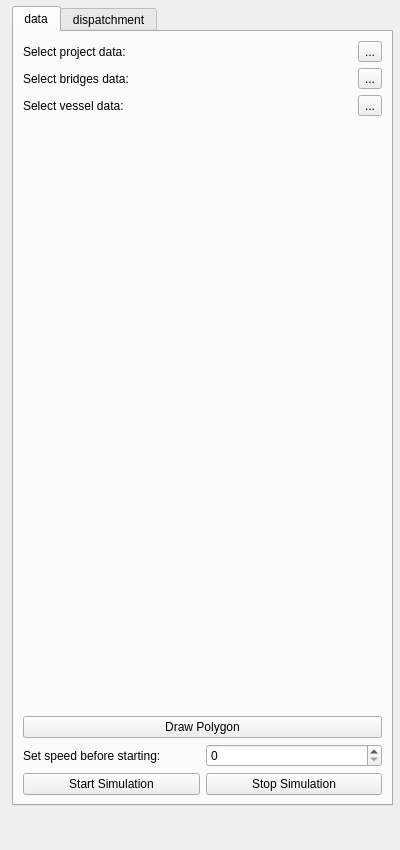
<?xml version="1.0" encoding="UTF-8"?>
<ui version="4.0">
 <class>SpatialDecisionDockWidgetBase</class>
 <widget class="QDockWidget" name="SpatialDecisionDockWidgetBase">
  <property name="geometry">
   <rect>
    <x>0</x>
    <y>0</y>
    <width>400</width>
    <height>850</height>
   </rect>
  </property>
  <property name="maximumSize">
   <size>
    <width>400</width>
    <height>850</height>
   </size>
  </property>
  <property name="windowTitle">
   <string>Dispatch Hero</string>
  </property>
  <widget class="QWidget" name="dockWidgetContents">
   <widget class="QTabWidget" name="sampleWidgets">
    <property name="geometry">
     <rect>
      <x>12</x>
      <y>6</y>
      <width>381</width>
      <height>800</height>
     </rect>
    </property>
    <property name="sizePolicy">
     <sizepolicy hsizetype="Expanding" vsizetype="Maximum">
      <horstretch>0</horstretch>
      <verstretch>0</verstretch>
     </sizepolicy>
    </property>
    <property name="maximumSize">
     <size>
      <width>16777215</width>
      <height>800</height>
     </size>
    </property>
    <property name="currentIndex">
     <number>0</number>
    </property>
    <widget class="QWidget" name="dataTab">
     <attribute name="title">
      <string>data</string>
     </attribute>
     <layout class="QVBoxLayout" name="verticalLayout_2">
      <item>
       <layout class="QGridLayout" name="gridLayout_3" columnstretch="0,0">
        <item row="0" column="1">
         <widget class="QToolButton" name="importDataButton">
          <property name="text">
           <string>...</string>
          </property>
         </widget>
        </item>
        <item row="1" column="0">
         <widget class="QLabel" name="selectAttributeLabel">
          <property name="text">
           <string>Select bridges data:</string>
          </property>
         </widget>
        </item>
        <item row="0" column="0">
         <widget class="QLabel" name="selectLayerLabel">
          <property name="text">
           <string>Select project data:</string>
          </property>
         </widget>
        </item>
        <item row="1" column="1">
         <widget class="QToolButton" name="importBridgesButton">
          <property name="text">
           <string>...</string>
          </property>
         </widget>
        </item>
        <item row="2" column="0">
         <widget class="QLabel" name="label_3">
          <property name="text">
           <string>Select vessel data:</string>
          </property>
         </widget>
        </item>
        <item row="2" column="1">
         <widget class="QToolButton" name="importVesselsButton">
          <property name="text">
           <string>...</string>
          </property>
         </widget>
        </item>
       </layout>
      </item>
      <item>
       <spacer name="verticalSpacer">
        <property name="orientation">
         <enum>Qt::Vertical</enum>
        </property>
        <property name="sizeHint" stdset="0">
         <size>
          <width>20</width>
          <height>40</height>
         </size>
        </property>
       </spacer>
      </item>
      <item>
       <widget class="QPushButton" name="drawPolygonButton">
        <property name="text">
         <string>Draw Polygon</string>
        </property>
       </widget>
      </item>
      <item>
       <layout class="QGridLayout" name="gridLayout">
        <item row="1" column="1">
         <widget class="QPushButton" name="stopCounterButton">
          <property name="text">
           <string>Stop Simulation</string>
          </property>
         </widget>
        </item>
        <item row="1" column="0">
         <widget class="QPushButton" name="startCounterButton">
          <property name="text">
           <string>Start Simulation</string>
          </property>
         </widget>
        </item>
        <item row="0" column="1">
         <layout class="QHBoxLayout" name="horizontalLayout">
          <item>
           <widget class="QSpinBox" name="spinBox"/>
          </item>
         </layout>
        </item>
        <item row="0" column="0">
         <widget class="QLabel" name="label">
          <property name="text">
           <string>Set speed before starting:</string>
          </property>
         </widget>
        </item>
       </layout>
      </item>
     </layout>
    </widget>
    <widget class="QWidget" name="analysisTab">
     <attribute name="title">
      <string>dispatchment</string>
     </attribute>
     <layout class="QVBoxLayout" name="verticalLayout_3">
      <item>
       <widget class="QLabel" name="label_8">
        <property name="text">
         <string>Choose available route</string>
        </property>
       </widget>
      </item>
      <item>
       <widget class="QPushButton" name="Route1">
        <property name="autoFillBackground">
         <bool>false</bool>
        </property>
        <property name="styleSheet">
         <string notr="true">background-color: rgb(100, 175, 29); color: white;</string>
        </property>
        <property name="text">
         <string>Route 1</string>
        </property>
       </widget>
      </item>
      <item>
       <widget class="QPushButton" name="Route2">
        <property name="styleSheet">
         <string notr="true">background-color: rgb(45, 96, 163); color: white;</string>
        </property>
        <property name="text">
         <string>Route 2</string>
        </property>
       </widget>
      </item>
      <item>
       <widget class="QPushButton" name="Route3">
        <property name="styleSheet">
         <string notr="true">background-color: rgb(247, 165, 51); color: white;</string>
        </property>
        <property name="text">
         <string>Route 3</string>
        </property>
       </widget>
      </item>
      <item>
       <layout class="QGridLayout" name="gridLayout_2">
        <item row="1" column="1">
         <widget class="QPushButton" name="Help">
          <property name="text">
           <string>Help</string>
          </property>
         </widget>
        </item>
        <item row="4" column="0">
         <widget class="QLabel" name="label_5">
          <property name="text">
           <string>Trucks in station</string>
          </property>
         </widget>
        </item>
        <item row="5" column="1">
         <widget class="QListWidget" name="Trucks_in_route"/>
        </item>
        <item row="4" column="1">
         <widget class="QLabel" name="label_6">
          <property name="text">
           <string>Trucks in route</string>
          </property>
         </widget>
        </item>
        <item row="0" column="1">
         <widget class="QPushButton" name="Auto_OFF">
          <property name="text">
           <string>Auto Off</string>
          </property>
         </widget>
        </item>
        <item row="2" column="0">
         <widget class="QLabel" name="label_2">
          <property name="text">
           <string>Opening bridges</string>
          </property>
         </widget>
        </item>
        <item row="1" column="0">
         <widget class="QPushButton" name="Stop">
          <property name="text">
           <string>Stop</string>
          </property>
         </widget>
        </item>
        <item row="3" column="1">
         <widget class="QListWidget" name="vesselsList"/>
        </item>
        <item row="2" column="1">
         <widget class="QLabel" name="label_4">
          <property name="text">
           <string>Approaching vessels</string>
          </property>
         </widget>
        </item>
        <item row="5" column="0">
         <widget class="QListWidget" name="In_station_list"/>
        </item>
        <item row="3" column="0">
         <widget class="QListWidget" name="bridgesList"/>
        </item>
        <item row="0" column="0">
         <widget class="QPushButton" name="Auto_ON">
          <property name="text">
           <string>Auto On</string>
          </property>
         </widget>
        </item>
        <item row="6" column="0">
         <widget class="QRadioButton" name="Reassign">
          <property name="text">
           <string>Reassign</string>
          </property>
         </widget>
        </item>
        <item row="7" column="1">
         <widget class="QPushButton" name="Delete_truck">
          <property name="text">
           <string>Delete Truck</string>
          </property>
         </widget>
        </item>
        <item row="8" column="0" colspan="2">
         <widget class="QLineEdit" name="Truck_text"/>
        </item>
        <item row="7" column="0">
         <widget class="QPushButton" name="Add_truck">
          <property name="text">
           <string>Add Truck</string>
          </property>
         </widget>
        </item>
        <item row="9" column="0">
         <widget class="QLabel" name="label_7">
          <property name="text">
           <string>Message window</string>
          </property>
         </widget>
        </item>
        <item row="10" column="0">
         <widget class="QPushButton" name="Add_message">
          <property name="text">
           <string>Add</string>
          </property>
         </widget>
        </item>
        <item row="11" column="0" colspan="2">
         <widget class="QListWidget" name="Message_display"/>
        </item>
        <item row="10" column="1">
         <widget class="QLineEdit" name="Route_message"/>
        </item>
       </layout>
      </item>
     </layout>
    </widget>
   </widget>
  </widget>
 </widget>
 <resources/>
 <connections/>
</ui>
